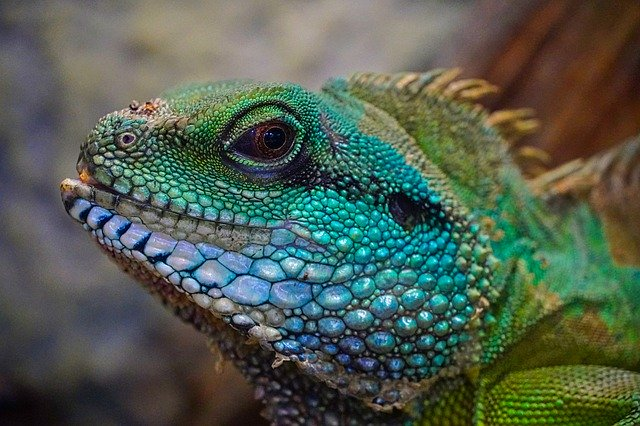
#> input picture opencv/study/PythonCode/images/img11.jpg, 640 x 426 px
$ python c2_rotate.py
#> lines starting #> are read from the running program, lines starting #| are printed output that depends on the picture
### opencv/study/PythonCode/imgRead.py
import cv2

# 영상을 불러오기
def imgRead(imgPath, imgReadType, imgResWidth, imgResHeight):
#> called with imgPath = './images/img11.jpg', imgReadType = 0, imgResWidth = 320, imgResHeight = 240
    img = cv2.imread(imgPath, imgReadType)
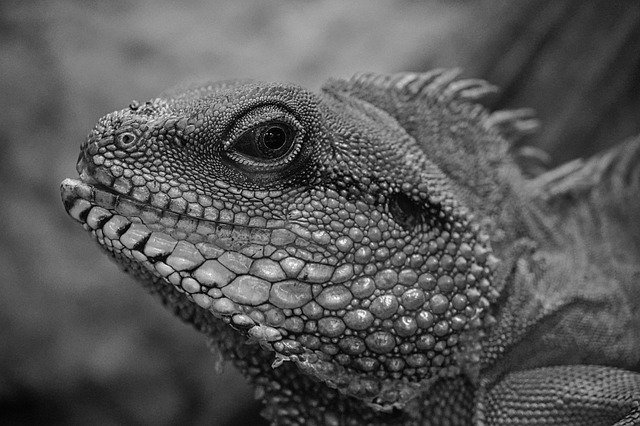
#> img: shape (426, 640); min 0, max 255, mean 88.1
    if imgResHeight != 0 | imgResWidth != 0:
        img = cv2.resize(img, (imgResWidth, imgResHeight))
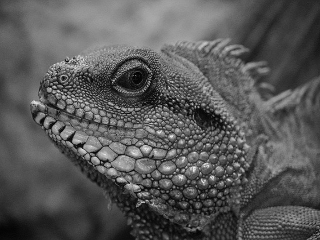
#> img: shape (240, 320); min 1, max 239, mean 88
    return img

### opencv/study/PythonCode/createFolder.py
import os

# 폴더 생성하기
def createFolder(dir):
    try:
        if not os.path.exists(dir):
            os.makedirs(dir)
    except OSError:
        print ('Error: createFolder')

### opencv/study/PythonCode/c2_rotate.py
# 회전 변환 예제 (c2_rotate.py)

# 관련 라이브러리 선언
import numpy as np
import cv2
from imgRead import imgRead
from createFolder import createFolder

# 영상 읽기
img1 = imgRead("./images/img11.jpg", cv2.IMREAD_GRAYSCALE, 320, 240)

# 영상 회전
h, w, = img1.shape
#> h = 240; w = 320
c_h = h //2; c_w = w //2
#> after `c_h = h // 2`: c_h = 120
#> after `c_w = w // 2`: c_w = 160
rot_mat1 = cv2.getRotationMatrix2D((c_w, c_h), 45, 1)
rot_mat2 = cv2.getRotationMatrix2D((c_w, c_h), -45, 1)
res1 = cv2.warpAffine(img1, rot_mat1, (w,h))
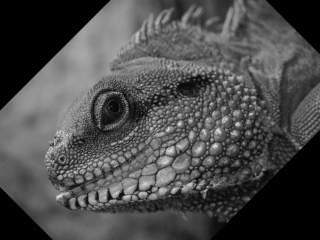
#> res1: shape (240, 320); min 0, max 231, mean 75.5
res2 = cv2.warpAffine(img1, rot_mat2, (w,h))
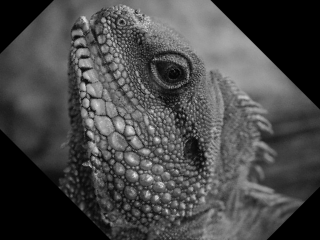
#> res2: shape (240, 320); min 0, max 231, mean 72.2
res3 = cv2.rotate(img1, cv2.ROTATE_90_CLOCKWISE)
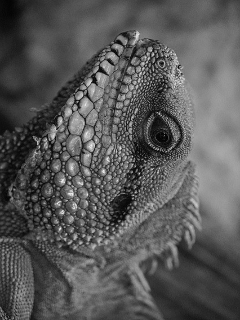
#> res3: shape (320, 240); min 1, max 239, mean 88
res4 = cv2.flip(img1, 1)
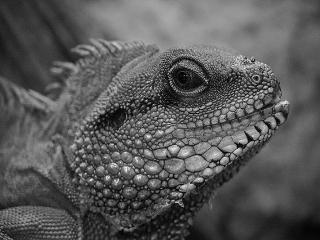
#> res4: shape (240, 320); min 1, max 239, mean 88
res5 = cv2.flip(img1, -1)
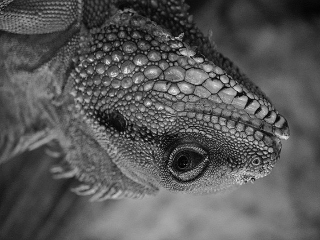
#> res5: shape (240, 320); min 1, max 239, mean 88

# 결과 영상 출력
displays = [("input1", img1),
            ("res1", res1),
            ("res2", res2),
            ("res3", res3),
            ("res4", res4),
            ("res5", res5)]
for (name, out) in displays:
    cv2.imshow(name, out)
#> this loop made 6 passes
#> name on passes 1 to 6: 'input1', 'res1', 'res2', 'res3', 'res4', 'res5'

# 키보드 입력을 기다린 후 모든 영상창 닫기
cv2.waitKey(0)
cv2.destroyAllWindows()

# 영상 저장
save_dir = './code_res_imgs/c2_rotate'
createFolder(save_dir)
for (name, out) in displays:
    cv2.imwrite(save_dir + "/" + name + ".jpg", out)

$ run again, with opencv/study/PythonCode/images/img1.jpg copied over opencv/study/PythonCode/images/img11.jpg
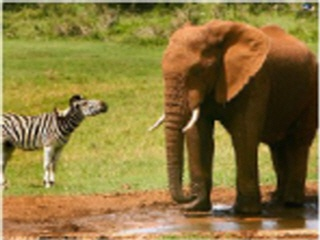
#> input picture opencv/study/PythonCode/images/img1.jpg, 320 x 240 px
#> `res4 = cv2.flip(img1, 1)`:
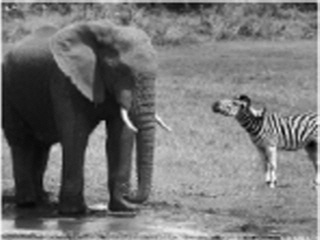
#> res4: shape (240, 320); min 1, max 250, mean 117.8
#> `res5 = cv2.flip(img1, -1)`:
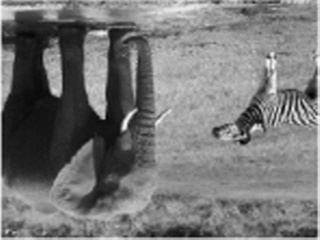
#> res5: shape (240, 320); min 1, max 250, mean 117.8
#> the loop `for (name, out) in displays:` made 6 passes
#> name on passes 1 to 6: 'input1', 'res1', 'res2', 'res3', 'res4', 'res5'

$ run again, with opencv/study/PythonCode/images/img10.jpg copied over opencv/study/PythonCode/images/img11.jpg
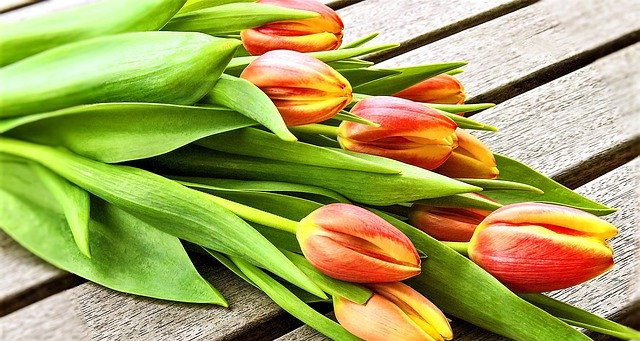
#> input picture opencv/study/PythonCode/images/img10.jpg, 640 x 341 px
#> `res4 = cv2.flip(img1, 1)`:
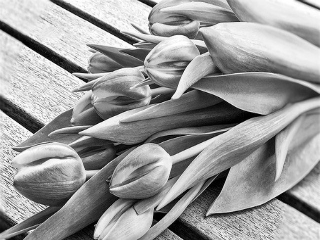
#> res4: shape (240, 320); min 0, max 255, mean 154.4
#> `res5 = cv2.flip(img1, -1)`:
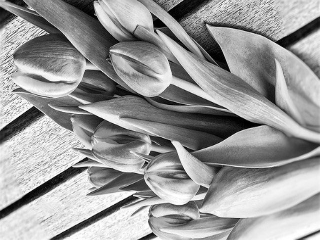
#> res5: shape (240, 320); min 0, max 255, mean 154.4
#> the loop `for (name, out) in displays:` made 6 passes
#> name on passes 1 to 6: 'input1', 'res1', 'res2', 'res3', 'res4', 'res5'

$ run again, with opencv/study/PythonCode/images/img12.jpg copied over opencv/study/PythonCode/images/img11.jpg
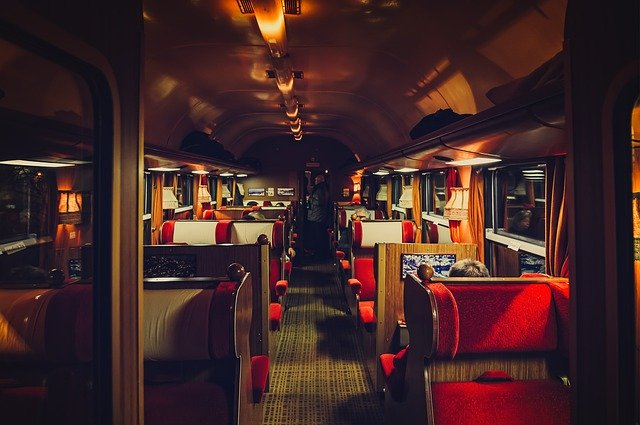
#> input picture opencv/study/PythonCode/images/img12.jpg, 640 x 425 px
#> `res5 = cv2.flip(img1, -1)`:
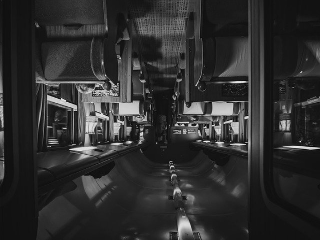
#> res5: shape (240, 320); min 3, max 242, mean 46.6
#> the loop `for (name, out) in displays:` made 6 passes
#> name on passes 1 to 6: 'input1', 'res1', 'res2', 'res3', 'res4', 'res5'
